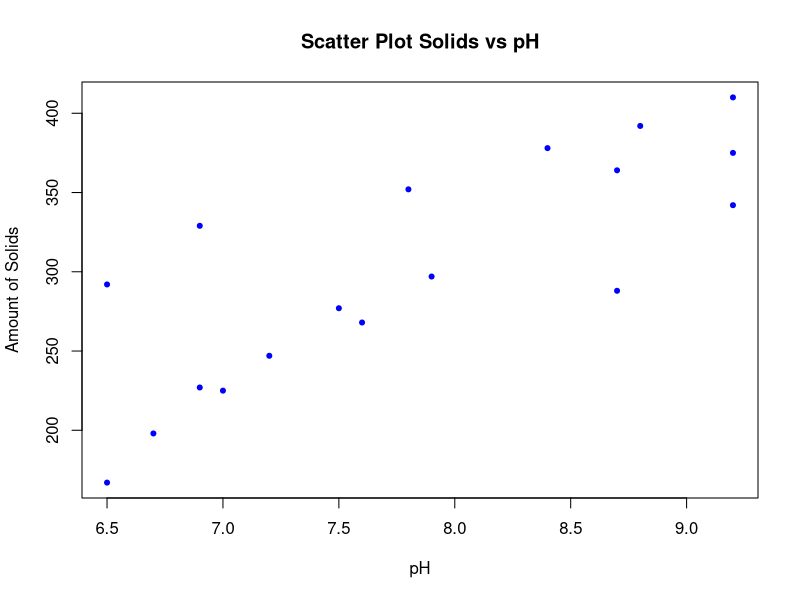
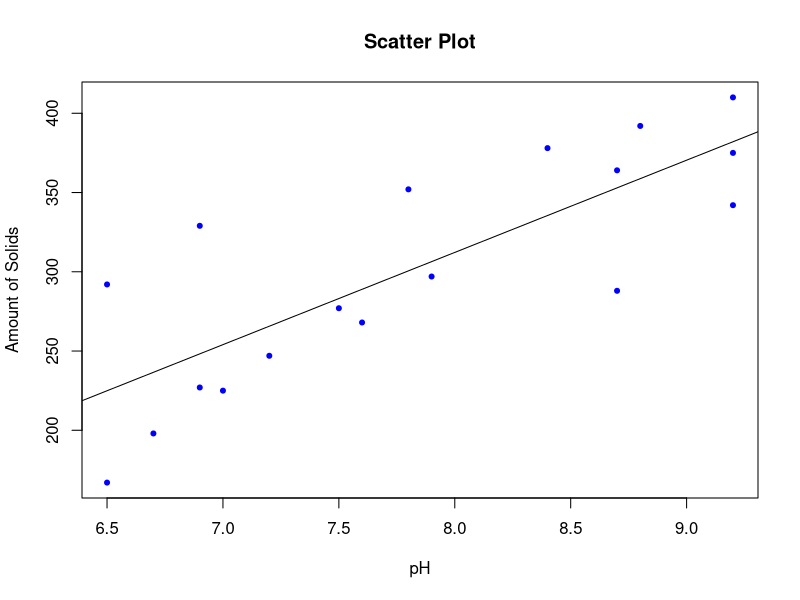

Here is the R script that generated these plots, in order:
###----EXAMPLE SIMPLE LINEAR REGRESSION--------
###--------------POLYMERS DATA-----------------
###############################################

# Consider the data set "polymers.csv".The response variable y is the amount of suspended 
# solids in a coal cleansing system. Using a quantitative regresor variable x, the pH of the
# cleansing tank is recorded. The cleansing operation involves the use of a polymer. In this
# case three different polymers were used in the experiment. We will fit a simple linear regression
# model to explore the association between the variables pH and amount of solids.
####

# 1) Read the data and look at scatters plot altogether and by groups
data <- read.csv("polymers.csv",header=TRUE)

pH <- data[,1]
solid <- data[,2]

# If you have problems loading the data set, run the lines below to enter the data
# pH <- c(6.5,6.9,7.8,8.4,8.8,9.2,6.7,6.9,7.5,7.9,8.7,9.2,6.5,7.0,7.2,7.6,8.7,9.2)
# solid <- c(292,329,352,378,392,410,198,227,277,297,364,375,167,225,247,268,288,342)

# 2) Scatterplot without distingushing groups
png(filename="scatterplot.png")

plot(pH,solid,type="p",pch=20, col="blue", main="Scatter Plot Solids vs pH", xlab="pH",ylab="Amount of Solids")
cor(pH,solid)  # Correlation between the two variables

dev.off()

# 3) Fit the simple linear regression model
slr <- lm(solid ~ pH) 
summary(slr)  # coefficients an t-tests
anova(slr)    # ANOVA table

# 4) Confidene intervals for the coefficients
confint(slr, level=0.95)

png(filename="slr.png")

# 5) Add the regression line in the scatter-plot
plot(pH,solid,type="p",pch=20, col="blue", main="Scatter Plot", xlab="pH",ylab="Amount of Solids")
abline(slr)  # Add the regression line in the scatterplot

dev.off()

# 6) Do calculations "by hand" using the values below in the formulas covered in class
Sx <- sd(pH)         # Sample standard deviation of X
Sy <- sd(solid)      # Sample standard deviation of Y
Xbar <- mean(pH)     # Sample mean of X
Ybar <- mean(solid)  # Sample mean of Y
r <- cor(pH,solid)   # Correlation between X and Y

# How to obtain z-scores and t-scores in R?
qt(0.025, 17, lower.tail=FALSE)
qnorm(0.025, mean=0, sd=1, lower.tail = FALSE)

# How to obtain P-values in R?
pt(1.64, 17, lower.tail=FALSE)
pnorm(1.64, mean=0, sd=1, lower.tail=FALSE)

###########################
